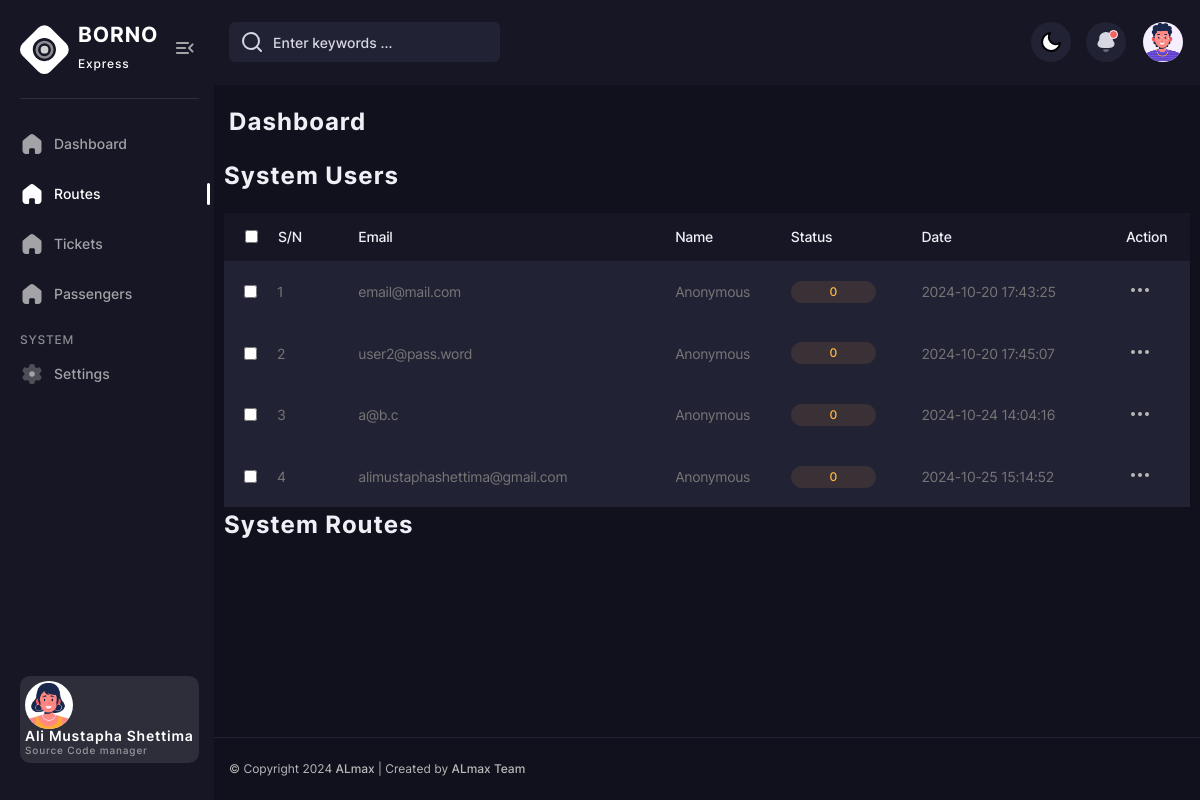
The app's page /dashboard.php?routes=1 with its own data.
### tables this page shows
CREATE TABLE `users` (
  `id` bigint(20) NOT NULL,
  `name` varchar(222) NOT NULL DEFAULT 'Anonymous',
  `email` varchar(222) NOT NULL,
  `password` varchar(222) NOT NULL,
  `created_at` timestamp NOT NULL DEFAULT current_timestamp(),
  `updated_at` timestamp NOT NULL DEFAULT current_timestamp(),
  `deleted_at` timestamp NULL DEFAULT NULL,
  `status` varchar(222) NOT NULL DEFAULT 'Active',
  `address` varchar(222) NOT NULL,
  `phone_number` varchar(222) DEFAULT NULL,
  `is_admin` tinyint(1) NOT NULL DEFAULT 0,
  `profile_picture` varchar(222) DEFAULT NULL
);

### database/Database.php (called while the page is built, shortened)
<?php
class database
{
    private $host = "127.0.0.1";
    private $db_name = "borno_express";
    private $username = "root";
    private $password = "";
    public function getConnection()
    {
        $this->conn = null;
        try {
            $this->conn =  mysqli_connect($this->host, $this->username, $this->password, $this->db_name);
        } catch (Exception $e) {
            die("Database connection error: " . $e->getMessage());
        }
        return $this->conn;
    }
}

### app/models/User.php (called while the page is built, shortened)
<?php
class User {
    private $conn;
    public function __construct($db) {
        $this->conn = $db;
    }
    public function read() {
        $query = "SELECT * FROM users WHERE deleted_at IS NULL";
        $stmt = $this->conn->prepare($query);
        $stmt->execute();
        return $stmt->get_result();
    }
}
?>

### components/dashboard/route.php (the view, shortened to what this page needs)
          <div class="col-12">
            <div class="users-table table-wrapper">
            <h1 class="main-title">System Users</h1>
              <table class="posts-table">
                <thead>
                  <tr class="users-table-info">
                    <th>
                      <label class="users-table__checkbox ms-20">
                        <input type="checkbox" class="check-all">S/N
                      </label>
                    </th>
                    <th>Email</th>
                    <th>Name</th>
                    <th>Status</th>
                    <th>Date</th>
                    <th>Action</th>
                  </tr>
                </thead>
                <tbody>
                  <?php
require_once __DIR__ . '/../../app/models/User.php';
require_once __DIR__ . '/../../database/Database.php';
$database = new Database;
$users = new User($database->getConnection());
$users = $users->read();
$count = 0;
foreach($users as $user){
  echo '<tr>';
  echo '  <td>';
  echo '    <label class="users-table__checkbox">';
  echo '      <input type="checkbox" class="check">';
  echo '      <div class="categories-table-img">';
  echo ++$count;
  echo '      </div>';
  echo '    </label>';
  echo '  </td>';
  echo '  <td>' . htmlspecialchars($user['email']) . '</td>';
  echo '  <td>';
  echo '    <div class="pages-table-img">';
  echo '      ' . htmlspecialchars($user['name']);
  echo '    </div>';
  echo '  </td>';
  echo '  <td><span class="badge-pending">' . htmlspecialchars($user['status']) . '</span></td>';
  echo '  <td>' . htmlspecialchars($user['created_at']) . '</td>';
  echo '  <td>';
  echo '    <span class="p-relative">';
  echo '      <button class="dropdown-btn transparent-btn" type="button" title="More info">';
  echo '        <i data-feather="more-horizontal" aria-hidden="true"></i>';
  echo '      </button>';
  echo '    </span>';
  echo '  </td>';
  echo '</tr>';
}
?>
                </tbody>
              </table>
            <h1 class="main-title">System Routes</h1>
            </div>

### records on screen
users: email "email@mail.com", name "Anonymous", status "0", created_at "2024-10-20 17:43:25"
users: email "user2@pass.word", name "Anonymous", status "0", created_at "2024-10-20 17:45:07"
users: email "a@b.c", name "Anonymous", status "0", created_at "2024-10-24 14:04:16"
users: email "alimustaphashettima@gmail.com", name "Anonymous", status "0", created_at "2024-10-25 15:14:52"
